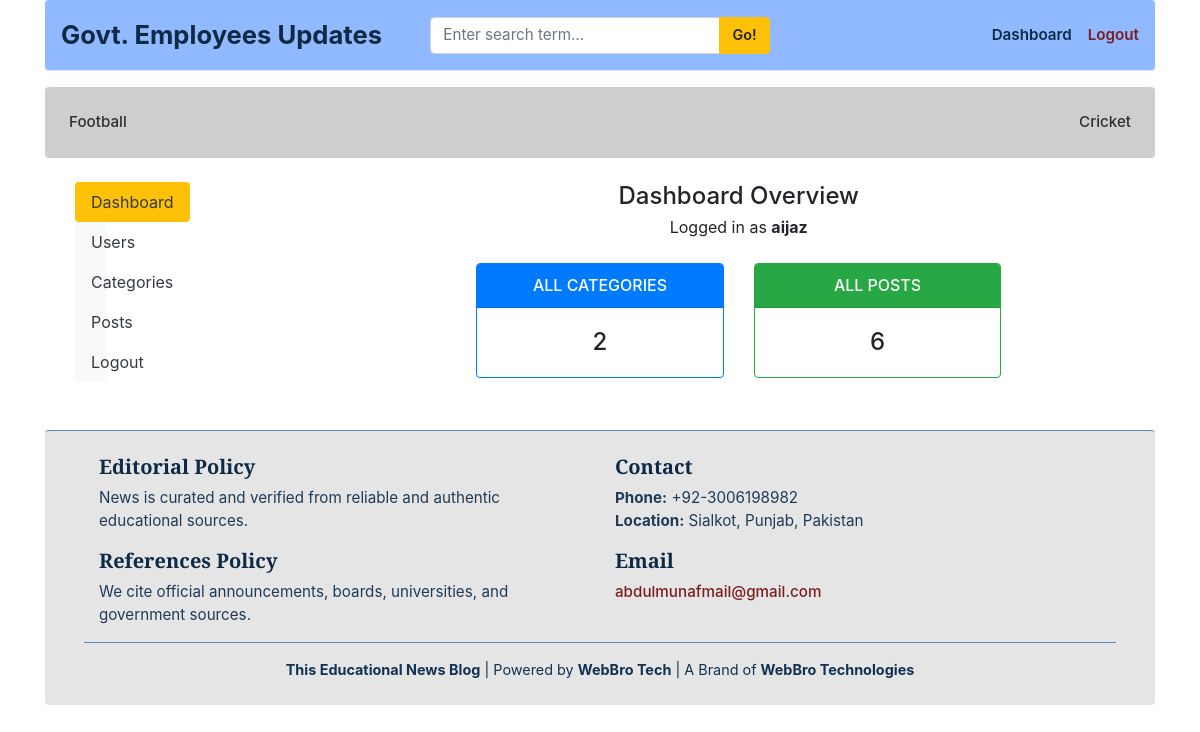
Before: /dashboard/ (signed in) with the older database file.
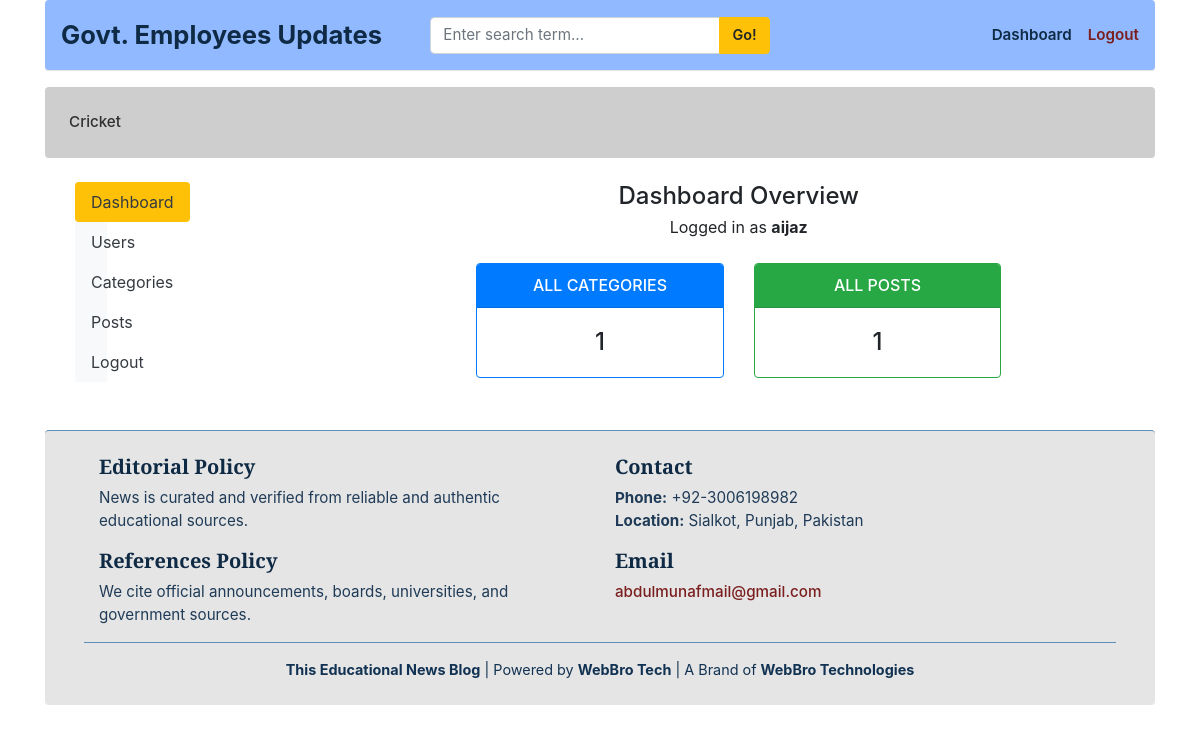
After: the same page with the newer database file.
### blogs/models.py (models this page shows, shortened)
class Category(models.Model):
    category_name = models.CharField(max_length=50, unique=True)
    created_at = models.DateTimeField(auto_now_add=True)
    updated_at = models.DateTimeField(auto_now=True)
    class Meta:
        verbose_name_plural = 'Categories'

### dashboards/views.py (the view)
# urls.py: path('dashboard/', include('dashboards.urls')),
@login_required(login_url='login')
def dashboard(request):
    category_count = Category.objects.all().count()
    blogs_count = Blog.objects.all().count()
    context = {
    'category_count':category_count,
    'blogs_count': blogs_count,
}
    return render(request, 'dashboard/dashboard.html', context)

### blogs/context_processors.py (called while the page is built)
def get_categories(request):
    categories = Category.objects.all()
    return dict(categories=categories)

def get_social_links(request):
    social_links = SocialLinks.objects.all()
    return dict(social_links=social_links)

### templates/dashboard/dashboard.html
{% extends 'base.html' %}
{% block content %}
<main class="container mt-4" role="main">
  <div class="row">
    <aside class="col-md-3 mb-4" aria-label="Dashboard Sidebar">
      {% include 'dashboard/sidebar.html' %}
    </aside>
    <section class="col-md-9">
      <header class="text-center mb-4">
        <h1 class="h4 mb-1">Dashboard Overview</h1>
        <p class="mb-0">
          Logged in as <strong>{{ user }}</strong>
        </p>
      </header>
      <section class="row justify-content-center text-center" aria-label="Dashboard Statistics">
        <article class="col-sm-6 col-lg-4 mb-3">
          <div class="card border-primary h-100">
            <div class="card-header bg-primary text-white text-uppercase fw-semibold">
              <h2 class="h6 mb-0">All Categories</h2>
            </div>
            <div class="card-body d-flex align-items-center justify-content-center">
              <p class="card-text h4 mb-0" itemprop="numberOfItems">
                {{ category_count }}
              </p>
            </div>
          </div>
        </article>
        <article class="col-sm-6 col-lg-4 mb-3">
          <div class="card border-success h-100">
            <div class="card-header bg-success text-white text-uppercase fw-semibold">
              <h2 class="h6 mb-0">All Posts</h2>
            </div>
            <div class="card-body d-flex align-items-center justify-content-center">
              <p class="card-text h4 mb-0" itemprop="numberOfItems">
                {{ blogs_count }}
              </p>
            </div>
          </div>
        </article>
      </section>
    </section>
  </div>
</main>
{% endblock %}

### templates/base.html (shortened to what the changed rows need)
{% load static %}
<!DOCTYPE html>
<html lang="en">
<head>
  <link href="https://getbootstrap.com/docs/4.0/dist/css/bootstrap.min.css" rel="stylesheet">
  <link href="{% static 'css/blog.css' %}" rel="stylesheet">
  <link rel="stylesheet"
        href="https://cdnjs.cloudflare.com/ajax/libs/font-awesome/4.7.0/css/font-awesome.min.css">
</head>
<body>
<div class="container">
  <div class="p-3 mb-3 rounded nav-scroller"
      style="background-color:#cecece;">
    <nav class="nav d-flex justify-content-between flex-wrap">
      {% for cat in categories %}
        <a href="{% url 'posts_by_category' cat.id %}"
          class="p-2 nav-link"
          style="color:#2f2f2f;
                  font-weight:500;
                  font-size:0.95rem;
                  text-decoration:none;">
          {{ cat.category_name }}
        </a>
      {% endfor %}
    </nav>
  </div>
  {% block content %}
  {% endblock %}
</div>
</body>
</html>

Changed rows visible on the page:
removed Category: category_name "Football"
Other visible differences:
{{ category_count }}: "2" → "1"
{{ blogs_count }}: "6" → "1"
